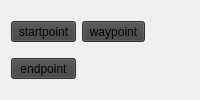
            <widget class="QWidget" name="circle">
             <layout class="QGridLayout" name="gridLayout_13">
              <item row="1" column="0">
               <widget class="QToolButton" name="toolButton_circle_endpoint">
                <property name="sizePolicy">
                 <sizepolicy hsizetype="Preferred" vsizetype="Fixed">
                  <horstretch>0</horstretch>
                  <verstretch>0</verstretch>
                 </sizepolicy>
                </property>
                <property name="palette">
                 <palette>
                  <active>
                   <colorrole role="Button">
                    <brush brushstyle="SolidPattern">
                     <color alpha="255">
                      <red>65</red>
                      <green>65</green>
                      <blue>65</blue>
                     </color>
                    </brush>
                   </colorrole>
                   <colorrole role="Base">
                    <brush brushstyle="SolidPattern">
                     <color alpha="255">
                      <red>65</red>
                      <green>65</green>
                      <blue>65</blue>
                     </color>
                    </brush>
                   </colorrole>
                   <colorrole role="Window">
                    <brush brushstyle="SolidPattern">
                     <color alpha="255">
                      <red>65</red>
                      <green>65</green>
                      <blue>65</blue>
                     </color>
                    </brush>
                   </colorrole>
                  </active>
                  <inactive>
                   <colorrole role="Button">
                    <brush brushstyle="SolidPattern">
                     <color alpha="255">
                      <red>65</red>
                      <green>65</green>
                      <blue>65</blue>
                     </color>
                    </brush>
                   </colorrole>
                   <colorrole role="Base">
                    <brush brushstyle="SolidPattern">
                     <color alpha="255">
                      <red>65</red>
                      <green>65</green>
                      <blue>65</blue>
                     </color>
                    </brush>
                   </colorrole>
                   <colorrole role="Window">
                    <brush brushstyle="SolidPattern">
                     <color alpha="255">
                      <red>65</red>
                      <green>65</green>
                      <blue>65</blue>
                     </color>
                    </brush>
                   </colorrole>
                  </inactive>
                  <disabled>
                   <colorrole role="Button">
                    <brush brushstyle="SolidPattern">
                     <color alpha="255">
                      <red>65</red>
                      <green>65</green>
                      <blue>65</blue>
                     </color>
                    </brush>
                   </colorrole>
                   <colorrole role="Base">
                    <brush brushstyle="SolidPattern">
                     <color alpha="255">
                      <red>65</red>
                      <green>65</green>
                      <blue>65</blue>
                     </color>
                    </brush>
                   </colorrole>
                   <colorrole role="Window">
                    <brush brushstyle="SolidPattern">
                     <color alpha="255">
                      <red>65</red>
                      <green>65</green>
                      <blue>65</blue>
                     </color>
                    </brush>
                   </colorrole>
                  </disabled>
                 </palette>
                </property>
                <property name="text">
                 <string>endpoint</string>
                </property>
                <property name="icon">
                 <iconset resource="config/icons.qrc">
                  <normaloff>:/icons/flag-black.png</normaloff>:/icons/flag-black.png</iconset>
                </property>
                <property name="toolButtonStyle">
                 <enum>Qt::ToolButtonTextBesideIcon</enum>
                </property>
               </widget>
              </item>
              <item row="0" column="1">
               <widget class="QToolButton" name="toolButton_circle_waypoint">
                <property name="sizePolicy">
                 <sizepolicy hsizetype="Preferred" vsizetype="Fixed">
                  <horstretch>0</horstretch>
                  <verstretch>0</verstretch>
                 </sizepolicy>
                </property>
                <property name="palette">
                 <palette>
                  <active>
                   <colorrole role="Button">
                    <brush brushstyle="SolidPattern">
                     <color alpha="255">
                      <red>65</red>
                      <green>65</green>
                      <blue>65</blue>
                     </color>
                    </brush>
                   </colorrole>
                   <colorrole role="Base">
                    <brush brushstyle="SolidPattern">
                     <color alpha="255">
                      <red>65</red>
                      <green>65</green>
                      <blue>65</blue>
                     </color>
                    </brush>
                   </colorrole>
                   <colorrole role="Window">
                    <brush brushstyle="SolidPattern">
                     <color alpha="255">
                      <red>65</red>
                      <green>65</green>
                      <blue>65</blue>
                     </color>
                    </brush>
                   </colorrole>
                  </active>
                  <inactive>
                   <colorrole role="Button">
                    <brush brushstyle="SolidPattern">
                     <color alpha="255">
                      <red>65</red>
                      <green>65</green>
                      <blue>65</blue>
                     </color>
                    </brush>
                   </colorrole>
                   <colorrole role="Base">
                    <brush brushstyle="SolidPattern">
                     <color alpha="255">
                      <red>65</red>
                      <green>65</green>
                      <blue>65</blue>
                     </color>
                    </brush>
                   </colorrole>
                   <colorrole role="Window">
                    <brush brushstyle="SolidPattern">
                     <color alpha="255">
                      <red>65</red>
                      <green>65</green>
                      <blue>65</blue>
                     </color>
                    </brush>
                   </colorrole>
                  </inactive>
                  <disabled>
                   <colorrole role="Button">
                    <brush brushstyle="SolidPattern">
                     <color alpha="255">
                      <red>65</red>
                      <green>65</green>
                      <blue>65</blue>
                     </color>
                    </brush>
                   </colorrole>
                   <colorrole role="Base">
                    <brush brushstyle="SolidPattern">
                     <color alpha="255">
                      <red>65</red>
                      <green>65</green>
                      <blue>65</blue>
                     </color>
                    </brush>
                   </colorrole>
                   <colorrole role="Window">
                    <brush brushstyle="SolidPattern">
                     <color alpha="255">
                      <red>65</red>
                      <green>65</green>
                      <blue>65</blue>
                     </color>
                    </brush>
                   </colorrole>
                  </disabled>
                 </palette>
                </property>
                <property name="text">
                 <string>waypoint</string>
                </property>
                <property name="icon">
                 <iconset resource="config/icons.qrc">
                  <normaloff>:/icons/flag-blue.png</normaloff>:/icons/flag-blue.png</iconset>
                </property>
                <property name="toolButtonStyle">
                 <enum>Qt::ToolButtonTextBesideIcon</enum>
                </property>
               </widget>
              </item>
              <item row="0" column="0">
               <widget class="QToolButton" name="toolButton_circle_startpoint">
                <property name="sizePolicy">
                 <sizepolicy hsizetype="Preferred" vsizetype="Fixed">
                  <horstretch>0</horstretch>
                  <verstretch>0</verstretch>
                 </sizepolicy>
                </property>
                <property name="palette">
                 <palette>
                  <active>
                   <colorrole role="Button">
                    <brush brushstyle="SolidPattern">
                     <color alpha="255">
                      <red>65</red>
                      <green>65</green>
                      <blue>65</blue>
                     </color>
                    </brush>
                   </colorrole>
                   <colorrole role="Base">
                    <brush brushstyle="SolidPattern">
                     <color alpha="255">
                      <red>65</red>
                      <green>65</green>
                      <blue>65</blue>
                     </color>
                    </brush>
                   </colorrole>
                   <colorrole role="Window">
                    <brush brushstyle="SolidPattern">
                     <color alpha="255">
                      <red>65</red>
                      <green>65</green>
                      <blue>65</blue>
                     </color>
                    </brush>
                   </colorrole>
                  </active>
                  <inactive>
                   <colorrole role="Button">
                    <brush brushstyle="SolidPattern">
                     <color alpha="255">
                      <red>65</red>
                      <green>65</green>
                      <blue>65</blue>
                     </color>
                    </brush>
                   </colorrole>
                   <colorrole role="Base">
                    <brush brushstyle="SolidPattern">
                     <color alpha="255">
                      <red>65</red>
                      <green>65</green>
                      <blue>65</blue>
                     </color>
                    </brush>
                   </colorrole>
                   <colorrole role="Window">
                    <brush brushstyle="SolidPattern">
                     <color alpha="255">
                      <red>65</red>
                      <green>65</green>
                      <blue>65</blue>
                     </color>
                    </brush>
                   </colorrole>
                  </inactive>
                  <disabled>
                   <colorrole role="Button">
                    <brush brushstyle="SolidPattern">
                     <color alpha="255">
                      <red>65</red>
                      <green>65</green>
                      <blue>65</blue>
                     </color>
                    </brush>
                   </colorrole>
                   <colorrole role="Base">
                    <brush brushstyle="SolidPattern">
                     <color alpha="255">
                      <red>65</red>
                      <green>65</green>
                      <blue>65</blue>
                     </color>
                    </brush>
                   </colorrole>
                   <colorrole role="Window">
                    <brush brushstyle="SolidPattern">
                     <color alpha="255">
                      <red>65</red>
                      <green>65</green>
                      <blue>65</blue>
                     </color>
                    </brush>
                   </colorrole>
                  </disabled>
                 </palette>
                </property>
                <property name="text">
                 <string>startpoint</string>
                </property>
                <property name="icon">
                 <iconset resource="config/icons.qrc">
                  <normaloff>:/icons/flag-green.png</normaloff>:/icons/flag-green.png</iconset>
                </property>
                <property name="toolButtonStyle">
                 <enum>Qt::ToolButtonTextBesideIcon</enum>
                </property>
               </widget>
              </item>
              <item row="0" column="2">
               <spacer name="horizontalSpacer_6">
                <property name="orientation">
                 <enum>Qt::Horizontal</enum>
                </property>
                <property name="sizeHint" stdset="0">
                 <size>
                  <width>40</width>
                  <height>20</height>
                 </size>
                </property>
               </spacer>
              </item>
             </layout>
            </widget>
